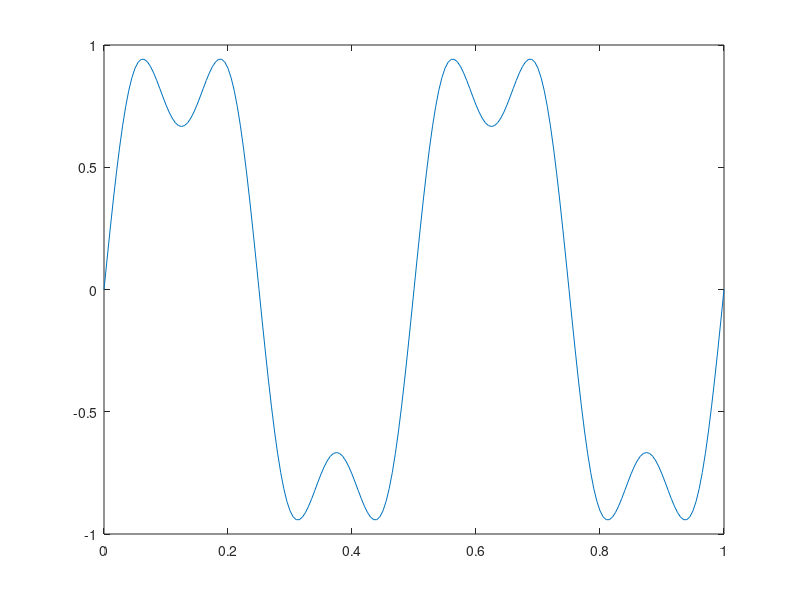
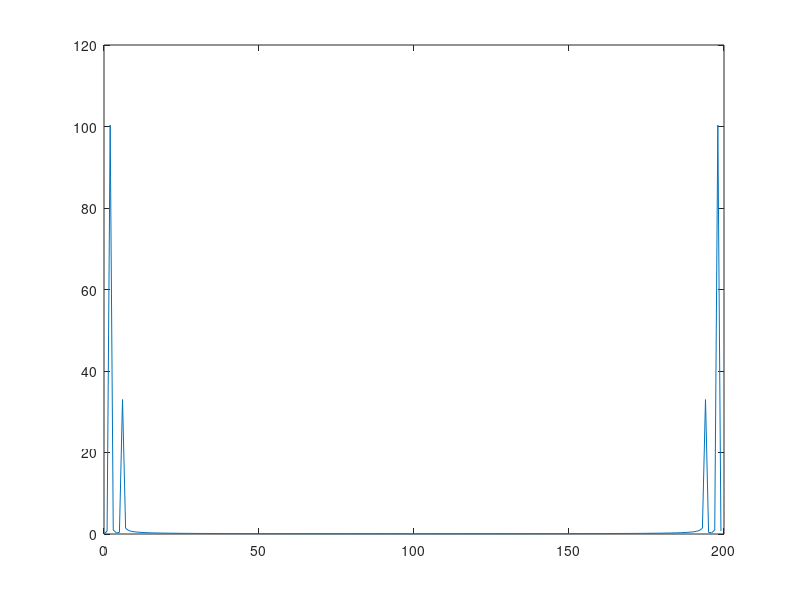

The MATLAB script that drew these images, in order:
clc
clear all
close all

Fs = 200;
f = 2;
t = 0:(1/Fs):1;

y1 = sin(2*pi*f*t);
y2 = (1/3)*sin(2*pi*3*f*t);
y3 = y1 + y2;

plot(t, y3)

Y = fft(y3);

freqs = (0:length(Y) - 1) * (Fs/length(Y));

figure; plot(freqs, abs(Y))